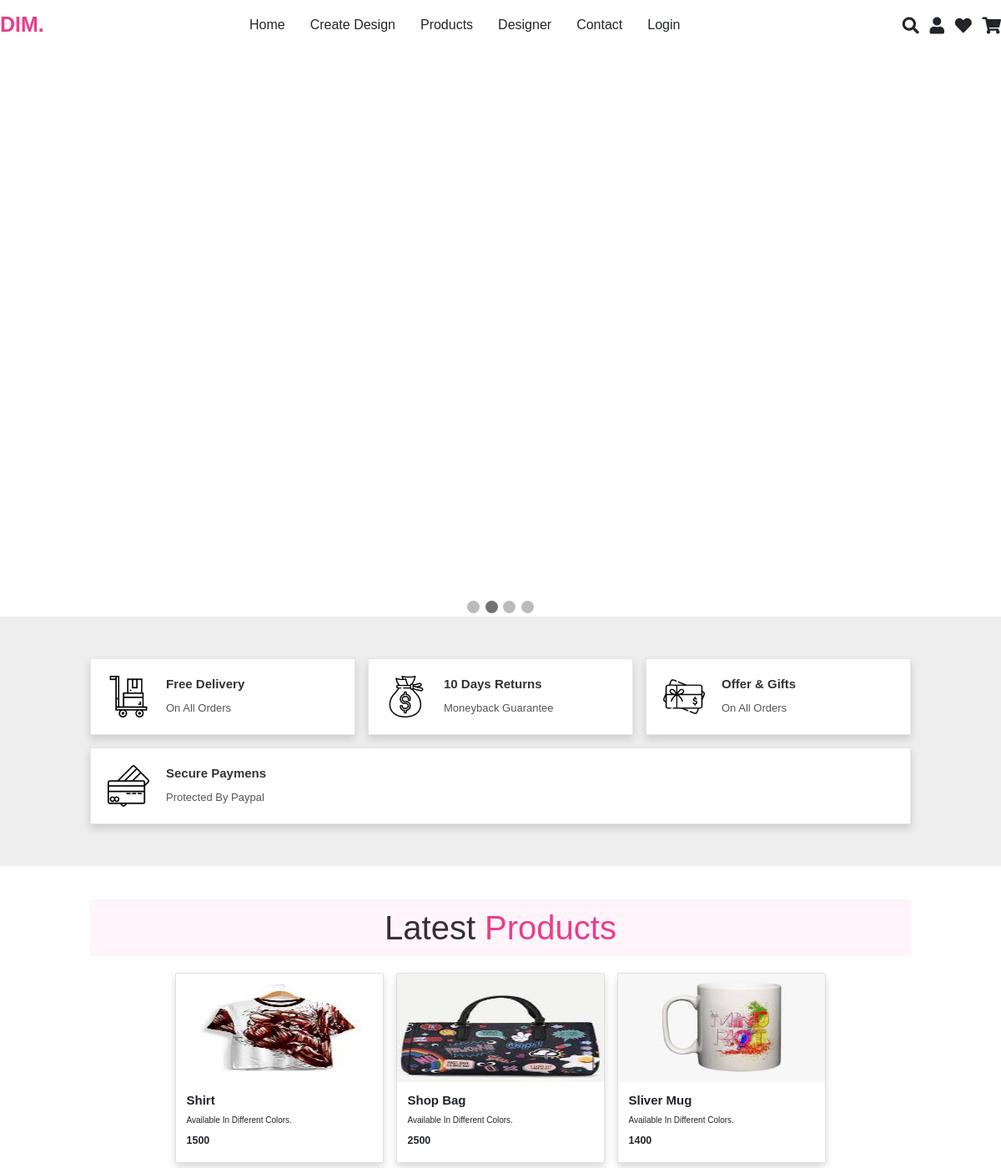
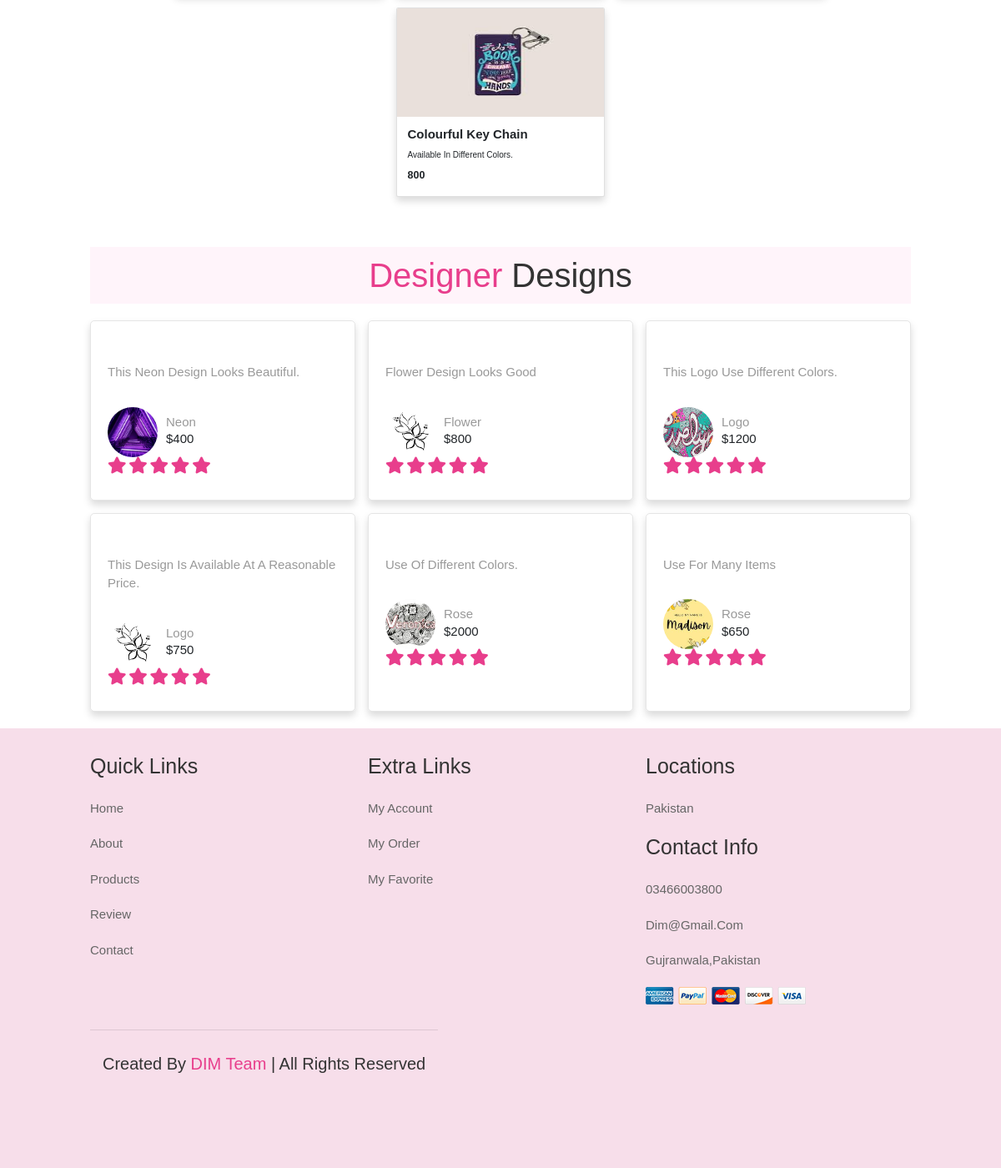
The page / on the database its author committed (2 pictures, top to bottom).
### tables this page shows
CREATE TABLE IF NOT EXISTS `products` (
  `id` int(11) NOT NULL AUTO_INCREMENT,
  `pName` varchar(50) NOT NULL,
  `pPrice` varchar(50) NOT NULL,
  `pPic` varchar(50) NOT NULL,
  `pDescription` varchar(50) NOT NULL,
  `product_category` varchar(255) NOT NULL,
  `user_id` int(11) NOT NULL,
  `added_on` datetime NOT NULL DEFAULT CURRENT_TIMESTAMP,
  PRIMARY KEY (`id`)
);

CREATE TABLE IF NOT EXISTS `designs` (
  `id` int(11) NOT NULL AUTO_INCREMENT,
  `dName` varchar(50) NOT NULL,
  `dCatagory` varchar(50) NOT NULL,
  `dPrice` varchar(50) NOT NULL,
  `dPic` varchar(50) NOT NULL,
  `description` varchar(500) NOT NULL,
  `user_id` int(11) NOT NULL,
  `added_on` datetime NOT NULL DEFAULT CURRENT_TIMESTAMP,
  PRIMARY KEY (`id`)
);

### index.php (the view, shortened to what this page needs)
    <?php
    include "db_con.php";
    ?>
<!DOCTYPE html>
<html lang="en">
<head>
    <link rel="stylesheet" href="https://cdnjs.cloudflare.com/ajax/libs/font-awesome/5.15.3/css/all.min.css">
    <link rel="stylesheet" href="https://cdnjs.cloudflare.com/ajax/libs/OwlCarousel2/2.3.4/assets/owl.carousel.min.css">
    <link rel="stylesheet" href="https://cdnjs.cloudflare.com/ajax/libs/OwlCarousel2/2.3.4/assets/owl.theme.default.css">
    <link rel="stylesheet" href="General_Assets/css/indexstyle.css">
    <?php
    include('General_Assets/link.php');
    ?>
</head>
<body>
    <header class="header">
        <div class="flex">
            <a href="index.php" class="logo">DIM<span>.</span></a>
            <nav class="navbar">
                <ul>
                    <li><a href="index.php">Home</a></li>
                    <li><a href="Tool/canvasSize.html">Create Design</a></li>
                    <li><a href="#products">Products</a></li>
                    <li><a href="#review">Designer</a></li>
                    <li><a href="#">contact</a></li>
                    <li><a href="login.php">Login</a></li>
                </ul>
            </nav>
            <div class="icons " style="cursor:pointer" >
                 <a href="javascript:;"><i class="fas fa-search nav_icons"></i></a>
                 <a href="javascript:;"><i class="fas fa-user nav_icons"></i></a>
                <a href="javascript:;"><i class="fas fa-heart nav_icons"></i></a>
                <a href="javascript:;"><i class="fas fa-shopping-cart nav_icons"></i></a>
            </div>
        </div>
    </header>
    <?php
    include 'partials/slider.php';
    ?>
    <section class="icons-container">
        <div class="icons shadow" >
            <img src="images/icon-1.png" alt="">
            <div class="info">
                <h3 class="font-weight-bold">free delivery</h3>
                <span>on all orders</span>
            </div>
        </div>
        <div class="icons shadow" >
            <img src="images/icon-2.png" alt="">
            <div class="info">
                <h3 class="font-weight-bold">10 days returns</h3>
                <span>moneyback guarantee</span>
            </div>
        </div>
        <div class="icons shadow" >
            <img src="images/icon-3.png" alt="">
            <div class="info">
                <h3 class="font-weight-bold">offer & gifts</h3>
                <span>on all orders</span>
            </div>
        </div>
        <div class="icons shadow" >
            <img src="images/icon-4.png" alt="">
            <div class="info">
                <h3 class="font-weight-bold">secure paymens</h3>
                <span>protected by paypal</span>
            </div>
        </div>
    </section>
    <section class="products" id="products">
        <h1 class="heading"> latest <span>products</span> </h1>
        <div class="box-container d-flex justify-content-center">
            <?php
            $sql = "SELECT * from products";
            $result = $con->query($sql);
            if (mysqli_num_rows($result) > 0) {
                while ($row = $result->fetch_object()) {
            ?>
                    <div class="card shadow" style="width: 25rem;">
                        <img class="card-img-top" src="<?php echo 'General_Assets/assets/img/Products/' . $row->pPic; ?>"  height="130px">
                        <div class="card-body">
                            <h4 class="card-title font-weight-bold"><?= $row->pName; ?></h4>
                            <p class="card-text "><?= $row->pDescription; ?></p>
                            <h5 class="font-weight-bold"><?= $row->pPrice; ?></h5>
                        </div>
                    </div>
            <?php
                }
            }
            ?>
        </div>
    </section>
    <section class="review" id="review">
        <h1 class="heading"> <span>Designer</span> Designs </h1>
        <div class="box-container">
            <?php
            $sql = "SELECT * from designs";
            $result = $con->query($sql);
            if (mysqli_num_rows($result) > 0) {
                while ($row = $result->fetch_object()) {
            ?>
                    <div class="box shadow">
                        <p><?= $row->description; ?></p>
                        <div class="user">
                            <img src="<?php echo 'General_Assets/assets/img/Designs/'. $row->dPic; ?>">
                            <div class="user-info">
                                <span><?= $row->dCatagory; ?></span>
                                <h4>$<?= $row->dPrice; ?></h4>
                            </div>
                        </div>
                        <div class="stars">
                            <i class="fas fa-star"></i>
                            <i class="fas fa-star"></i>
                            <i class="fas fa-star"></i>
                            <i class="fas fa-star"></i>
                            <i class="fas fa-star"></i>
                        </div>
                    </div>
            <?php }
            }
            ?>
        </div>
    </section>
    <section class="footer">
        <div class="box-container">
            <div class="box">
                <h3>quick links</h3>
                <a href="#">home</a>
                <a href="#">about</a>
                <a href="#">products</a>
                <a href="#">review</a>
                <a href="#">contact</a>
            </div>
            <div class="box">
                <h3>extra links</h3>
                <a href="#">my account</a>
                <a href="#">my order</a>
                <a href="#">my favorite</a>
            </div>
            <div class="box">
                <h3>locations</h3>
                <a href="#">Pakistan</a>
                <div class="box">
                    <h3>contact info</h3>
                    <a href="#">03466003800</a>
                    <a href="#">dim@gmail.com</a>
                    <a href="#">Gujranwala,Pakistan</a>
                    <img src="images/payment.png" alt="">
                </div>
            </div>
            <div class="credit"> created by <span> DIM Team </span> | all rights reserved </div>
    </section>
</body>
</html>

### General_Assets/link.php (shortened to what this page needs)
<link rel="stylesheet" href="https://maxcdn.bootstrapcdn.com/bootstrap/4.5.2/css/bootstrap.min.css">

### partials/slider.php (shortened to what this page needs)
<!DOCTYPE html>
<html>
<head>
</head>
<body>
<div class="slideshow-container">
</div>
<br>
<div style="text-align:center">
  <span class="dot"></span>
  <span class="dot"></span>
  <span class="dot"></span>
  <span class="dot"></span>
</div>
</body>
</html>

### General_Assets/css/indexstyle.css (style rules this page uses)
:root { --pink:#e84393; }
* { margin:0; padding:0; box-sizing: border-box; font-family: Verdana, Geneva, Tahoma, sans-serif; outline: none; border:none; text-decoration: none; text-transform: capitalize; transition: .2s linear; }
html { font-size: 62.5%; scroll-behavior: smooth; scroll-padding-top: 6rem; overflow-x: hidden; }
section { padding:2rem 9%; }
.heading { text-align: center; font-size: 4rem; color:#333; padding:1rem; margin:2rem 0; background:rgba(255, 51, 153,.05); }
.heading span { color:var(--pink); }
header { position: fixed; top: 0; left: 0; right: 0; background: #fff; display: flex; align-items: center; justify-content: space-between; z-index: 1000; box-shadow: 0 0.5rem 1rem rgb(0 0 0 / 10%); }
header .logo { font-size: 3rem; color:#333; font-weight: bolder; }
header .logo span { color:var(--pink); }
header .navbar a { font-size: 2rem; padding:0 1.5rem; color:#666; }
header .icons a { font-size: 2.5rem; color:#333; margin-left: 1.5rem; }
.icons-container { background:#eee; display: flex; flex-wrap: wrap; gap:1.5rem; padding-top: 5rem; padding-bottom: 5rem; }
.icons-container .icons { background:#fff; border:.1rem solid rgba(0,0,0,.1); padding:2rem; display: flex; align-items: center; flex:1 1 25rem; }
.icons-container .icons img { height:5rem; margin-right: 2rem; }
.icons-container .icons h3 { color:#333; padding-bottom: .5rem; font-size: 1.5rem; }
.icons-container .icons span { color:#555; font-size: 1.3rem; }
.products .box-container { display: flex; flex-wrap: wrap; gap:1.5rem; }
.review .box-container { display: flex; flex-wrap: wrap; gap:1.5rem; }
.review .box-container .box { flex:1 1 30rem; box-shadow: 0 .5rem 1.5rem rgba(0,0,0,.1); border-radius: .5rem; padding:3rem 2rem; position: relative; border:.1rem solid rgba(0,0,0,.1); }
.review .box-container .box .stars i { color:var(--pink); font-size: 2rem; }
.review .box-container .box p { color:#999; font-size: 1.5rem; line-height: 1.5; padding-top: 2rem; }
.review .box-container .box .user { display: flex; align-items: center; padding-top: 2rem; }
.review .box-container .box .user img { height:6rem; width:6rem; border-radius: 50%; object-fit: cover; margin-right: 1rem; }
.review .box-container .box .user span { font-size: 1.5rem; color:#999; }
.footer { background-color: #f7deea; }
.footer .box-container { display: flex; flex-wrap: wrap; gap:1.5rem; }
.footer .box-container .box { flex:1 1 25rem; }
.footer .box-container .box h3 { color:#333; font-size: 2.5rem; padding:1rem 0; }
.footer .box-container .box a { display: block; color:#666; font-size: 1.5rem; padding:1rem 0; }
.footer .box-container .box img { margin-top: 1rem; }
.footer .credit { text-align: center; padding:1.5rem; margin-top: 1.5rem; padding-top: 2.5rem; font-size: 2rem; color:#333; border-top: .1rem solid rgba(0,0,0,.1); padding-bottom: 9rem; }
.footer .credit span { color:var(--pink); }

### index.php (style rules this page uses)
.nav_icons { font-size: 80%; }
.header { position: sticky; top: 0; left: 0; right: 0; background-color: var(--white); z-index: 1000; box-shadow: var(--box-shadow); }
.header .flex { margin: 0 auto; display: flex; align-items: center; max-width: 1200px; position: relative; justify-content: space-between; padding: 0.8rem 0; }
.header .flex .logo { font-size: 2.5rem; color: var(--pink); }
.header .flex .navbar { padding: 0; }
.header .flex .navbar ul { list-style: none; margin: 0; }
.header .flex .navbar ul li { float: left; position: relative; }
.header .flex .navbar ul li a { font-size: 1.6rem; padding: 1rem 1.5rem; display: block; color: var(--light-color); text-transform: capitalize; }
.header .flex .icons>* { font-size: 2.5rem; margin-left: 1rem; color: var(--black); cursor: pointer; }

### partials/slider.php (style rules this page uses)
.slideshow-container { max-width: 100%; position: relative; margin: auto; }
.dot { height: 15px; width: 15px; margin: 0 2px; background-color: #bbb; border-radius: 50%; display: inline-block; transition: background-color 0.6s ease; }
.active { background-color: #717171; }

### rows shown on the page
products: pPic (picture), pName "Shirt", pDescription "Available In Different Colors.", pPrice "1500"
products: pPic (picture), pName "Shop Bag", pDescription "Available In Different Colors.", pPrice "2500"
products: pPic (picture), pName "Sliver Mug", pDescription "Available In Different Colors.", pPrice "1400"
products: pPic (picture), pName "Colourful Key Chain", pDescription "Available In Different Colors.", pPrice "800"
designs: description "This Neon Design Looks Beautiful.", dPic (picture), dCatagory "Neon", dPrice "400"
designs: description "Flower Design Looks Good", dPic (picture), dCatagory "Flower", dPrice "800"
designs: description "This Logo Use Different Colors.", dPic (picture), dCatagory "Logo", dPrice "1200"
designs: description "This Design Is Available At A Reasonable Price.", dPic (picture), dCatagory "Logo", dPrice "750"
designs: description "Use Of Different Colors.", dPic (picture), dCatagory "Rose", dPrice "2000"
designs: description "Use For Many Items", dPic (picture), dCatagory "Rose", dPrice "650"
